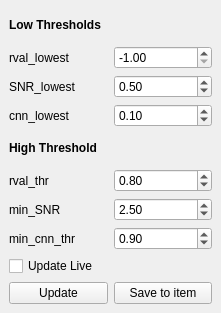
<?xml version="1.0" encoding="UTF-8"?>
<ui version="4.0">
 <class>DockWidgetComponentEvaluation</class>
 <widget class="QDockWidget" name="DockWidgetComponentEvaluation">
  <property name="geometry">
   <rect>
    <x>0</x>
    <y>0</y>
    <width>221</width>
    <height>313</height>
   </rect>
  </property>
  <property name="windowTitle">
   <string>DockWidget</string>
  </property>
  <widget class="QWidget" name="dockWidgetContents">
   <layout class="QVBoxLayout" name="verticalLayout">
    <item>
     <widget class="QLabel" name="label_7">
      <property name="font">
       <font>
        <bold>true</bold>
       </font>
      </property>
      <property name="toolTip">
       <string>A component has to exceed ALL low thresholds as well as ONE high threshold to be accepted</string>
      </property>
      <property name="text">
       <string>Low Thresholds</string>
      </property>
     </widget>
    </item>
    <item>
     <layout class="QHBoxLayout" name="horizontalLayout">
      <item>
       <widget class="QLabel" name="label">
        <property name="text">
         <string>rval_lowest</string>
        </property>
       </widget>
      </item>
      <item>
       <widget class="QDoubleSpinBox" name="doubleSpinBox_rval_lowest">
        <property name="minimum">
         <double>-1.000000000000000</double>
        </property>
        <property name="maximum">
         <double>1.000000000000000</double>
        </property>
        <property name="singleStep">
         <double>0.100000000000000</double>
        </property>
        <property name="value">
         <double>-1.000000000000000</double>
        </property>
       </widget>
      </item>
     </layout>
    </item>
    <item>
     <layout class="QHBoxLayout" name="horizontalLayout_2">
      <item>
       <widget class="QLabel" name="label_2">
        <property name="text">
         <string>SNR_lowest</string>
        </property>
       </widget>
      </item>
      <item>
       <widget class="QDoubleSpinBox" name="doubleSpinBox_SNR_lowest">
        <property name="singleStep">
         <double>0.500000000000000</double>
        </property>
        <property name="value">
         <double>0.500000000000000</double>
        </property>
       </widget>
      </item>
     </layout>
    </item>
    <item>
     <layout class="QHBoxLayout" name="horizontalLayout_3">
      <item>
       <widget class="QLabel" name="label_3">
        <property name="text">
         <string>cnn_lowest</string>
        </property>
       </widget>
      </item>
      <item>
       <widget class="QDoubleSpinBox" name="doubleSpinBox_cnn_lowest">
        <property name="maximum">
         <double>1.000000000000000</double>
        </property>
        <property name="singleStep">
         <double>0.100000000000000</double>
        </property>
        <property name="value">
         <double>0.100000000000000</double>
        </property>
       </widget>
      </item>
     </layout>
    </item>
    <item>
     <widget class="QLabel" name="label_8">
      <property name="font">
       <font>
        <bold>true</bold>
       </font>
      </property>
      <property name="toolTip">
       <string>A component has to exceed ALL low thresholds as well as ONE high threshold to be accepted</string>
      </property>
      <property name="text">
       <string>High Threshold</string>
      </property>
     </widget>
    </item>
    <item>
     <layout class="QHBoxLayout" name="horizontalLayout_4">
      <item>
       <widget class="QLabel" name="label_4">
        <property name="text">
         <string>rval_thr</string>
        </property>
       </widget>
      </item>
      <item>
       <widget class="QDoubleSpinBox" name="doubleSpinBox_rval_thr">
        <property name="maximum">
         <double>1.000000000000000</double>
        </property>
        <property name="singleStep">
         <double>0.100000000000000</double>
        </property>
        <property name="value">
         <double>0.800000000000000</double>
        </property>
       </widget>
      </item>
     </layout>
    </item>
    <item>
     <layout class="QHBoxLayout" name="horizontalLayout_5">
      <item>
       <widget class="QLabel" name="label_5">
        <property name="text">
         <string>min_SNR</string>
        </property>
       </widget>
      </item>
      <item>
       <widget class="QDoubleSpinBox" name="doubleSpinBox_min_SNR">
        <property name="maximum">
         <double>99.000000000000000</double>
        </property>
        <property name="singleStep">
         <double>0.500000000000000</double>
        </property>
        <property name="value">
         <double>2.500000000000000</double>
        </property>
       </widget>
      </item>
     </layout>
    </item>
    <item>
     <layout class="QHBoxLayout" name="horizontalLayout_6">
      <item>
       <widget class="QLabel" name="label_6">
        <property name="text">
         <string>min_cnn_thr</string>
        </property>
       </widget>
      </item>
      <item>
       <widget class="QDoubleSpinBox" name="doubleSpinBox_min_cnn_thr">
        <property name="maximum">
         <double>1.000000000000000</double>
        </property>
        <property name="singleStep">
         <double>0.100000000000000</double>
        </property>
        <property name="value">
         <double>0.900000000000000</double>
        </property>
       </widget>
      </item>
     </layout>
    </item>
    <item>
     <widget class="QCheckBox" name="checkBox_update_live">
      <property name="text">
       <string>Update Live</string>
      </property>
     </widget>
    </item>
    <item>
     <layout class="QHBoxLayout" name="horizontalLayout_7">
      <item>
       <widget class="QPushButton" name="pushButton_update">
        <property name="text">
         <string>Update</string>
        </property>
       </widget>
      </item>
      <item>
       <widget class="QPushButton" name="pushButton_save_to_item">
        <property name="text">
         <string>Save to item</string>
        </property>
       </widget>
      </item>
     </layout>
    </item>
   </layout>
  </widget>
 </widget>
 <resources/>
 <connections/>
</ui>
